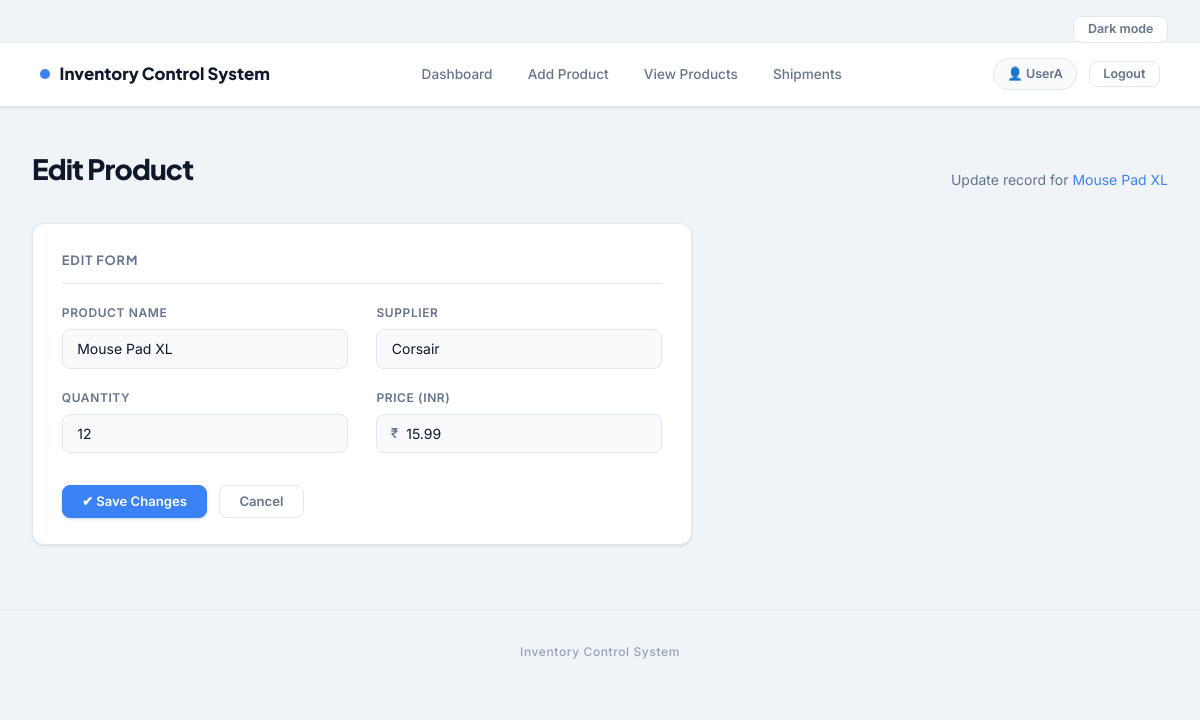
The app's page /edit/14 (signed in), older data.
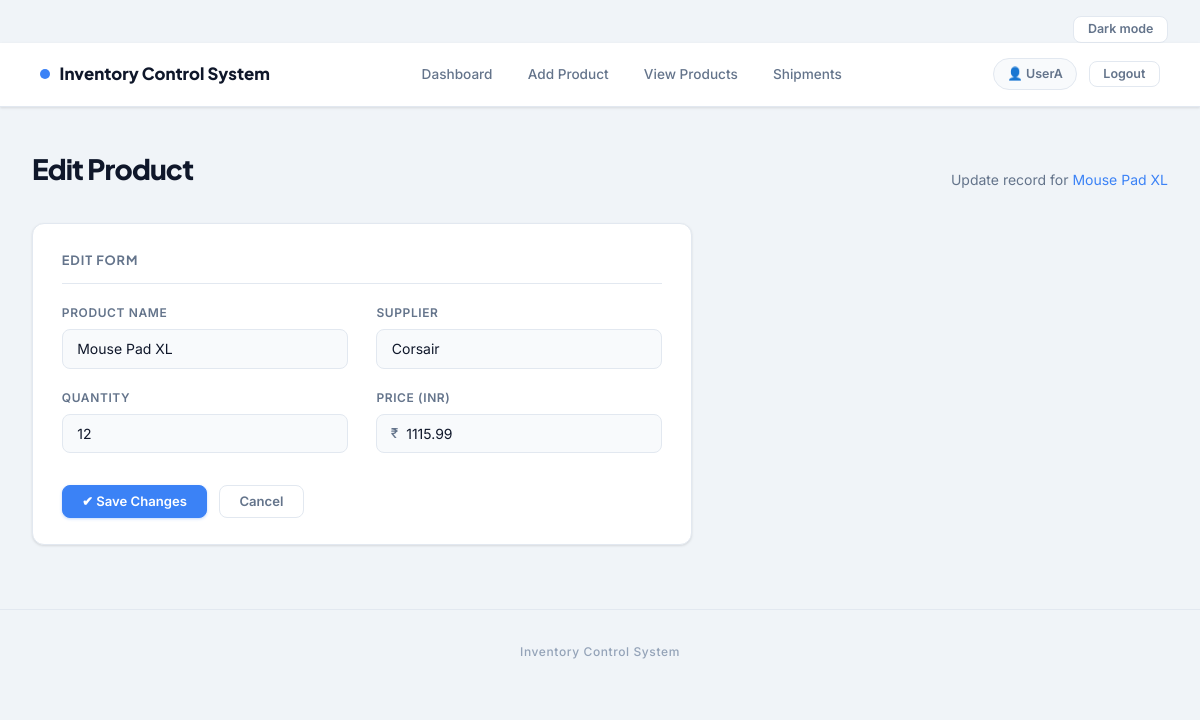
The same page, newer data.
### tables this page shows
CREATE TABLE products (
            id       INTEGER PRIMARY KEY AUTOINCREMENT,
            name     TEXT    NOT NULL,
            quantity INTEGER NOT NULL,
            price    REAL    NOT NULL,
            supplier TEXT    NOT NULL,
            user_id  INTEGER NOT NULL,
            FOREIGN KEY (user_id) REFERENCES users (id)
        );

### app.py (the view, shortened to what this page needs)
@app.route("/edit/<int:product_id>", methods=["GET", "POST"])
@login_required
def edit_product(product_id):
    conn    = get_db()
    product = conn.execute(
        "SELECT * FROM products WHERE id = ? AND user_id = ?",
        (product_id, session["user_id"])
    ).fetchone()
    if not product:
        flash("Product not found.", "error")
        conn.close()
        return redirect(url_for("view_products"))
    conn.close()
    return render_template("edit_product.html", product=product)

### app.py (called while the page is built)
def get_db():
    conn = sqlite3.connect(DATABASE)
    conn.row_factory = sqlite3.Row
    return conn

def login_required(f):
    @wraps(f)
    def decorated(*args, **kwargs):
        if "user" not in session:
            flash("Please login to access this page.", "error")
            return redirect(url_for("login"))
        return f(*args, **kwargs)
    return decorated

### templates/edit_product.html (shortened to what this page needs)
{% extends "base.html" %}
{% block content %}
<div class="page-header">
  <h1>Edit Product</h1>
  <p>Update record for <span style="color:var(--accent)">{{ product['name'] }}</span></p>
</div>
<div class="card" style="max-width:660px;">
  <div class="card-title">Edit Form</div>
  <form method="POST" action="{{ url_for('edit_product', product_id=product['id']) }}">
    <div class="form-grid">
      <div class="form-group">
        <label for="name">Product Name</label>
        <input type="text" id="name" name="name" value="{{ product['name'] }}" required />
      </div>
      <div class="form-group">
        <label for="supplier">Supplier</label>
        <input type="text" id="supplier" name="supplier" value="{{ product['supplier'] }}" required />
      </div>
      <div class="form-group">
        <label for="quantity">Quantity</label>
        <input type="number" id="quantity" name="quantity" value="{{ product['quantity'] }}" min="0" required />
      </div>
      <div class="form-group">
        <label for="price">Price (INR)</label>
        <div class="input-prefix">
          <span>₹</span>
          <input type="number" id="price" name="price" value="{{ product['price'] }}"
                 step="0.01" min="0" required />
        </div>
      </div>
    </div>
    <div class="form-actions">
      <button type="submit" class="btn btn-primary">✔ Save Changes</button>
      <a href="{{ url_for('view_products') }}" class="btn btn-ghost">Cancel</a>
    </div>
  </form>
</div>
{% endblock %}

Row changes from the older to the newer data that the page shows:
changed products "Mouse Pad XL": price "15.99" → "1115.99"
